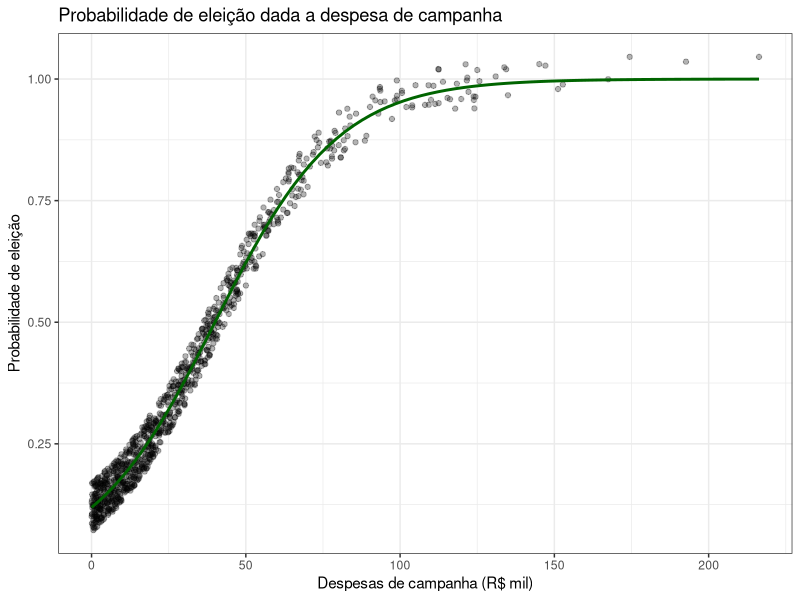

Write the R code that produced this figure.
## ---- chunk 1
knitr::opts_chunk$set(cache=TRUE,
                      message=FALSE, warning=FALSE,
                      fig.path='figs/',
                      cache.path = '_cache/')
## ---- chunk 2
library(tidyverse)

set.seed(123)

# candidatos simulados
n <- 1000

# simulacao das despesas de campanha (distribuicao exponencial com media 30 mil)
# documentacao da funcao 
# https://www.rdocumentation.org/packages/stats/versions/3.6.2/topics/Exponential
despesas <- rexp(n, rate = 1/30)

# efeito da despesa
alpha <- -2
efeito_despesa <- 0.05

# calcula prob de eleicao
prob_eleito <- 1 / (1 + exp(-(alpha + efeito_despesa * despesas)))

# dataframe
dados <- data.frame(despesas, prob_eleito)

# plot da relacao logistica
ggplot(dados, aes(x = despesas, y = prob_eleito)) +
  geom_jitter(height = 0.05, alpha = 0.3) +
  stat_smooth(method = "glm", 
              method.args = list(family = "binomial"), 
              se = FALSE, 
              color = "darkgreen") +
  labs(
    title = "Probabilidade de eleição dada a despesa de campanha",
    x = "Despesas de campanha (R$ mil)",
    y = "Probabilidade de eleição"
  ) +
  theme_bw()
